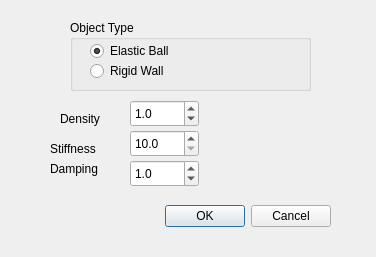
<?xml version="1.0" encoding="UTF-8"?>
<ui version="4.0">
 <class>Dialog</class>
 <widget class="QDialog" name="Dialog">
  <property name="geometry">
   <rect>
    <x>0</x>
    <y>0</y>
    <width>376</width>
    <height>257</height>
   </rect>
  </property>
  <property name="windowTitle">
   <string>Dialog</string>
  </property>
  <widget class="QDialogButtonBox" name="buttonBox">
   <property name="geometry">
    <rect>
     <x>140</x>
     <y>200</y>
     <width>191</width>
     <height>32</height>
    </rect>
   </property>
   <property name="orientation">
    <enum>Qt::Horizontal</enum>
   </property>
   <property name="standardButtons">
    <set>QDialogButtonBox::Cancel|QDialogButtonBox::Ok</set>
   </property>
  </widget>
  <widget class="QLabel" name="label">
   <property name="geometry">
    <rect>
     <x>60</x>
     <y>110</y>
     <width>67</width>
     <height>17</height>
    </rect>
   </property>
   <property name="text">
    <string>Density</string>
   </property>
  </widget>
  <widget class="QLabel" name="label_2">
   <property name="geometry">
    <rect>
     <x>50</x>
     <y>140</y>
     <width>67</width>
     <height>17</height>
    </rect>
   </property>
   <property name="text">
    <string>Stiffness</string>
   </property>
  </widget>
  <widget class="QLabel" name="label_3">
   <property name="geometry">
    <rect>
     <x>50</x>
     <y>160</y>
     <width>67</width>
     <height>17</height>
    </rect>
   </property>
   <property name="text">
    <string>Damping</string>
   </property>
  </widget>
  <widget class="QGroupBox" name="groupBox">
   <property name="geometry">
    <rect>
     <x>70</x>
     <y>20</y>
     <width>241</width>
     <height>71</height>
    </rect>
   </property>
   <property name="title">
    <string>Object Type</string>
   </property>
   <widget class="QRadioButton" name="selectBall">
    <property name="geometry">
     <rect>
      <x>20</x>
      <y>20</y>
      <width>117</width>
      <height>22</height>
     </rect>
    </property>
    <property name="text">
     <string>Elastic Ball</string>
    </property>
    <property name="checked">
     <bool>true</bool>
    </property>
   </widget>
   <widget class="QRadioButton" name="SelectWall">
    <property name="geometry">
     <rect>
      <x>20</x>
      <y>40</y>
      <width>117</width>
      <height>22</height>
     </rect>
    </property>
    <property name="text">
     <string>Rigid Wall</string>
    </property>
   </widget>
  </widget>
  <widget class="QDoubleSpinBox" name="doubleSpinBox">
   <property name="enabled">
    <bool>true</bool>
   </property>
   <property name="geometry">
    <rect>
     <x>130</x>
     <y>100</y>
     <width>69</width>
     <height>27</height>
    </rect>
   </property>
   <property name="decimals">
    <number>1</number>
   </property>
   <property name="minimum">
    <double>0.100000000000000</double>
   </property>
   <property name="maximum">
    <double>10.000000000000000</double>
   </property>
   <property name="singleStep">
    <double>0.100000000000000</double>
   </property>
   <property name="value">
    <double>1.000000000000000</double>
   </property>
  </widget>
  <widget class="QDoubleSpinBox" name="doubleSpinBox_2">
   <property name="geometry">
    <rect>
     <x>130</x>
     <y>130</y>
     <width>69</width>
     <height>27</height>
    </rect>
   </property>
   <property name="suffix">
    <string/>
   </property>
   <property name="decimals">
    <number>1</number>
   </property>
   <property name="minimum">
    <double>10.000000000000000</double>
   </property>
   <property name="maximum">
    <double>150.000000000000000</double>
   </property>
   <property name="singleStep">
    <double>1.000000000000000</double>
   </property>
   <property name="value">
    <double>10.000000000000000</double>
   </property>
  </widget>
  <widget class="QDoubleSpinBox" name="doubleSpinBox_3">
   <property name="geometry">
    <rect>
     <x>130</x>
     <y>160</y>
     <width>69</width>
     <height>27</height>
    </rect>
   </property>
   <property name="decimals">
    <number>1</number>
   </property>
   <property name="minimum">
    <double>0.000000000000000</double>
   </property>
   <property name="maximum">
    <double>10.000000000000000</double>
   </property>
   <property name="singleStep">
    <double>0.100000000000000</double>
   </property>
   <property name="value">
    <double>1.000000000000000</double>
   </property>
  </widget>
 </widget>
 <resources/>
 <connections>
  <connection>
   <sender>buttonBox</sender>
   <signal>accepted()</signal>
   <receiver>Dialog</receiver>
   <slot>accept()</slot>
   <hints>
    <hint type="sourcelabel">
     <x>248</x>
     <y>254</y>
    </hint>
    <hint type="destinationlabel">
     <x>157</x>
     <y>274</y>
    </hint>
   </hints>
  </connection>
  <connection>
   <sender>buttonBox</sender>
   <signal>rejected()</signal>
   <receiver>Dialog</receiver>
   <slot>reject()</slot>
   <hints>
    <hint type="sourcelabel">
     <x>316</x>
     <y>260</y>
    </hint>
    <hint type="destinationlabel">
     <x>286</x>
     <y>274</y>
    </hint>
   </hints>
  </connection>
 </connections>
</ui>
